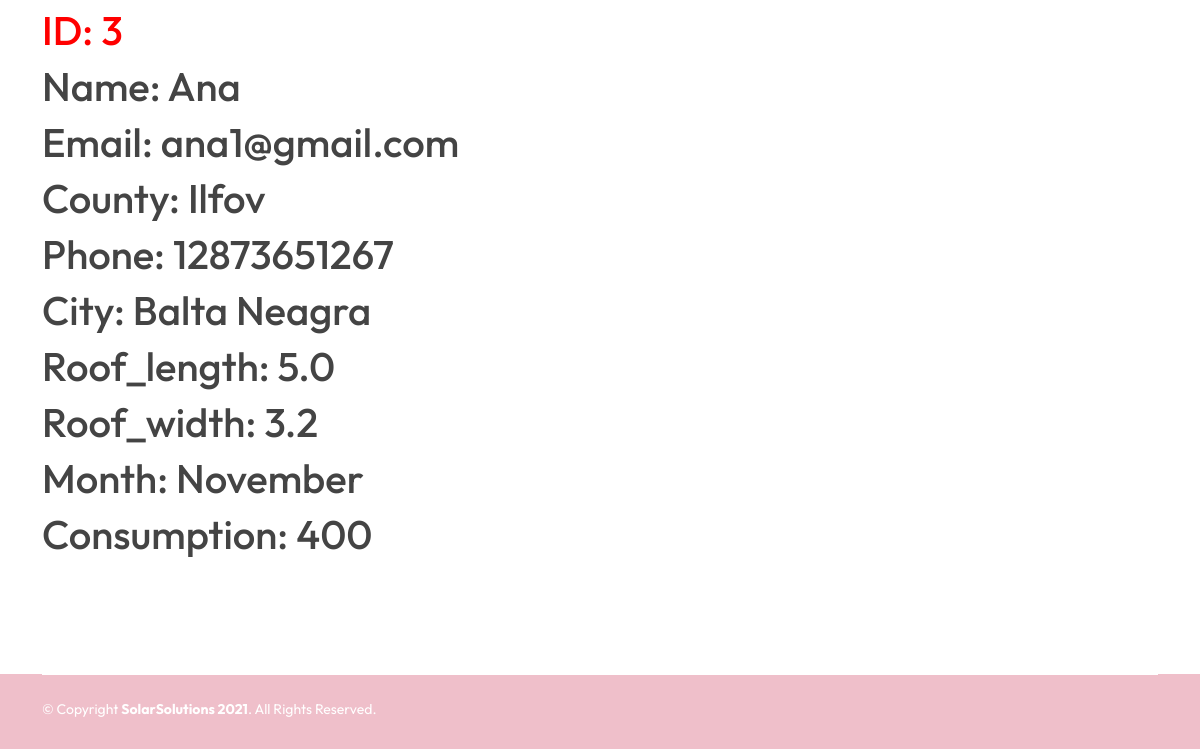
The page /database (lower part) on the database as committed earlier.
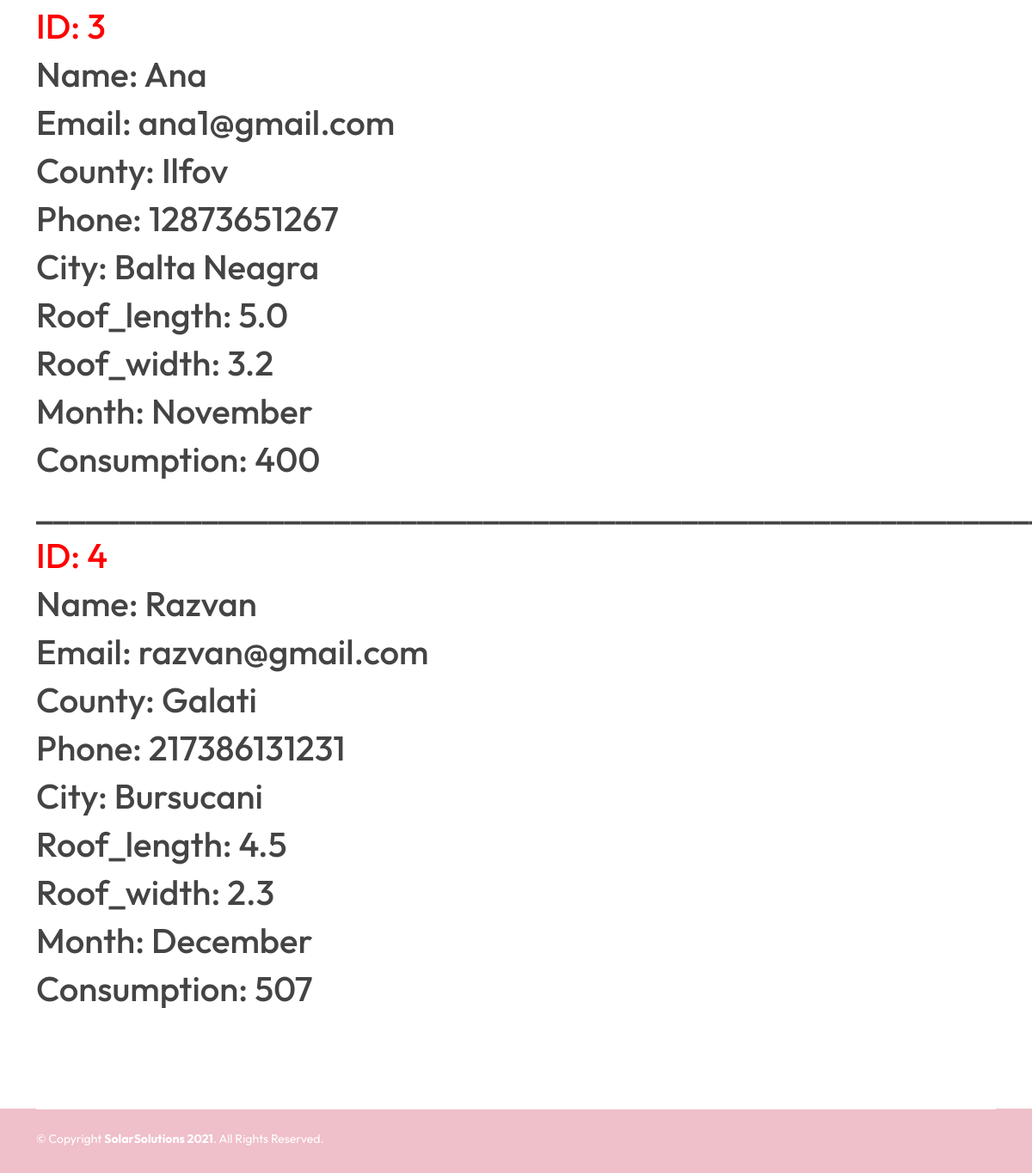
The same page on the database as committed later.
### website/models.py (models this page shows)
class User(db.Model, UserMixin):
    id = db.Column(db.Integer, primary_key=True)
    name = db.Column(db.String(150))
    email = db.Column(db.String(150), unique=True)
    password = db.Column(db.String(150))
    phone = db.Column(db.String(150))
    county = db.Column(db.String(150))
    city = db.Column(db.String(150))
    roof_length = db.Column(db.Float)
    roof_width = db.Column(db.Float)
    month = db.Column(db.String(150))
    consumption = db.Column(db.Integer)

### website/views.py (the view)
@views.route('/database')
def database():
    return render_template('database.html', user=current_user, table_user=User.query.all())

### website/templates/database.html (shortened to what this page needs)
{% extends "header_footer_general.html" %}
{% block content %}
<br>
<br>
<br>
<br>
<br>
{% for user in table_user %}
<h1>____________________________________________________________________</h1>
<h1 style="color: red;"> ID: {{user.id}} </h1>
<h1>Name: {{user.name}}</h1>
<h1>Email: {{user.email}}</h1>
<h1>County: {{user.county}}</h1>
<h1>Phone: {{user.phone}}</h1>
<h1>City: {{user.city}}</h1>
<h1>Roof_length: {{user.roof_length}}</h1>
<h1>Roof_width: {{user.roof_width}}</h1>
<h1>Month: {{user.month}}</h1>
<h1>Consumption: {{user.consumption}}</h1>
{% endfor %}
{% endblock %}

### website/templates/header_footer_general.html (shortened to what this page needs)
<!DOCTYPE html>
<html lang="en">
<head>
  <link rel="stylesheet" type="text/css" href = "{{ url_for('static',filename='assets/vendor/aos/aos.css') }}">
  <link rel="stylesheet" type="text/css" href = "{{ url_for('static',filename='assets/vendor/bootstrap/css/bootstrap.min.css') }}">
  <link rel="stylesheet" type="text/css" href = "{{ url_for('static',filename='assets/vendor/bootstrap-icons/bootstrap-icons.css') }}">
  <link rel="stylesheet" type="text/css" href = "{{ url_for('static',filename='assets/vendor/boxicons/css/boxicons.min.css') }}">
  <link rel="stylesheet" type="text/css" href = "{{ url_for('static',filename='assets/vendor/glightbox/css/glightbox.min.css') }}">
  <link rel="stylesheet" type="text/css" href = "{{ url_for('static',filename='assets/vendor/swiper/swiper-bundle.min.css') }}">
  <link rel="stylesheet" type="text/css" href = "{{ url_for('static',filename='assets/css/style.css') }}">
</head>
<body>
    <section class="inner-page">
      <div class="container">
        <p>
         {% block content %}{% endblock %}
        </p>
      </div>
    </section>
  <footer id="footer">
    <div class="container">
      <div class="copyright-wrap d-md-flex py-4">
        <div class="me-md-auto text-center text-md-start">
          <div class="copyright">
            &copy; Copyright <strong><span>SolarSolutions <script>document.write(new Date().getFullYear());</script></span></strong>. All Rights Reserved.
          </div>
          <div class="credits">
          </div>
        </div>
      </div>
    </div>
  </footer>
</body>
</html>

### website/static/assets/css/style.css (style rules this page uses)
body { font-family: "Outfit", sans-serif; color: #444444; }
h1, h2, h3, h4, h5, h6 { font-family: "Outfit", sans-serif; }
section { padding: 100px 0; overflow: hidden; }
#footer { color: #fff; font-size: 14px; background: #efbfca; background-size: cover; }
#footer .copyright-wrap { border-top: 1px solid #ffffff; }
#footer .credits { padding-top: 5px; font-size: 13px; color: #fff; }

Rows that differ between the two databases and show on the page:
added User: id "4", name "Razvan", email "razvan@gmail.com", county "Galati", phone "217386131231", city "Bursucani", roof_length "4.5", roof_width "2.3", month "December", consumption "507"
